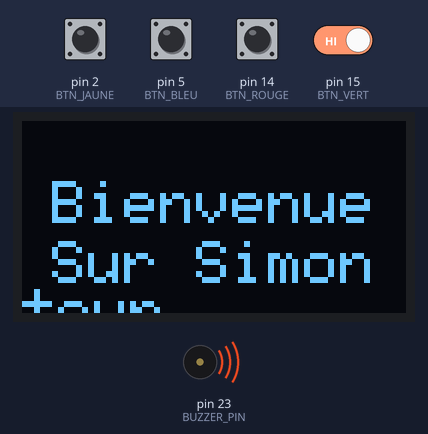
Recording of a sketch running on a simulated Arduino Mega 2560, built with avr-gcc and run on an emulated ATmega2560. Shown: 128×64 one-colour display, buzzer (waves = sounding). Inputs (shaded band) come from the test bench; at power-on: pin 2 (BTN_JAUNE), pin 5 (BTN_BLEU), pin 14 (BTN_ROUGE), pin 15 (BTN_VERT) HIGH. Random numbers use the default seed unless the sketch sets one.

Above: at 2.1 s.
At 4.2 s:
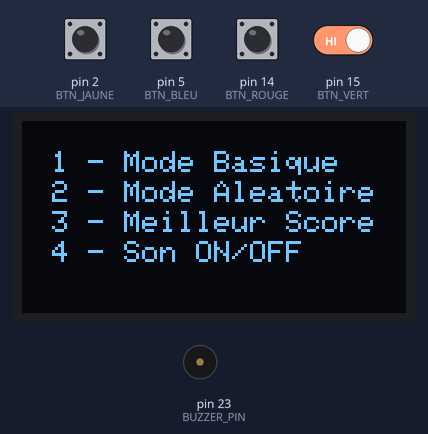
4.3 s: pin 2 (BTN_JAUNE) pulled LOW for 0.15 s
At 6.4 s:
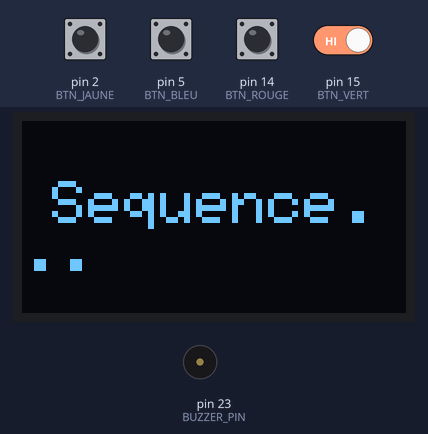
6.5 s: pin 2 (BTN_JAUNE) driven LOW and pin 15 (BTN_VERT) driven LOW
9.5 s: pin 14 (BTN_ROUGE) pulled LOW for 1 s
At 10.21 s:
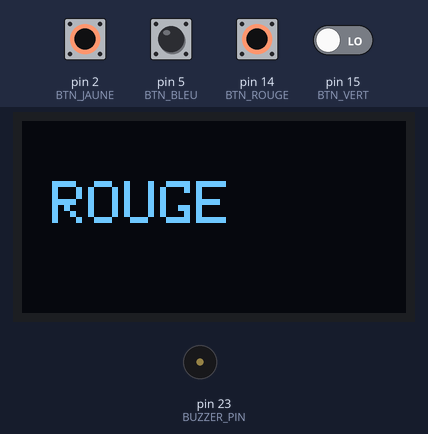
Timing chart, 0 to 12.5 s (numbered marks = the images above; inputs shaded):
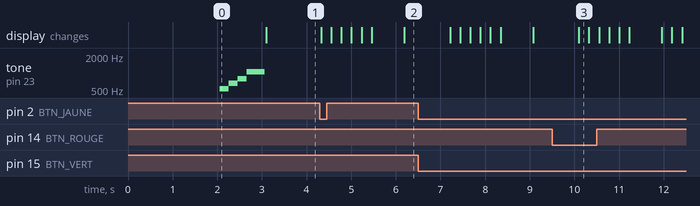

Measured:
- after the input at 4.3 s, the display: first changes at once (image 2 shows a later state)

The sketch:

SimontourV2.ino
```cpp
#include <Wire.h>
#include <Adafruit_GFX.h>
#include <Adafruit_SSD1306.h>

#define SCREEN_WIDTH 128
#define SCREEN_HEIGHT 64
#define OLED_RESET -1
Adafruit_SSD1306 display(SCREEN_WIDTH, SCREEN_HEIGHT, &Wire, OLED_RESET);

#define BTN_ROUGE 14
#define BTN_VERT 15
#define BTN_BLEU 5
#define BTN_JAUNE 2

#define BUZZER_PIN 23

int mode = 0;
int score = 0;
int meilleurScore = 0;
int sequence[100];
int gameIndex = 0;
bool soundEnabled = true;

void jouerSonBienvenue() {
  if (!soundEnabled) return;
  tone(BUZZER_PIN, 523); delay(200);
  tone(BUZZER_PIN, 659); delay(200);
  tone(BUZZER_PIN, 784); delay(200);
  tone(BUZZER_PIN, 1047); delay(400);
  noTone(BUZZER_PIN);
}

void jouerSonGameOver() {
  if (!soundEnabled) return;
  tone(BUZZER_PIN, 500); delay(300);
  tone(BUZZER_PIN, 400); delay(300);
  tone(BUZZER_PIN, 300); delay(300);
  tone(BUZZER_PIN, 200); delay(300);
  tone(BUZZER_PIN, 100); delay(300);
  noTone(BUZZER_PIN);
}

void setup() {
  Serial.begin(115200);
  Wire.begin();
  display.begin(SSD1306_SWITCHCAPVCC, 0x3C);

  pinMode(BTN_ROUGE, INPUT_PULLUP);
  pinMode(BTN_VERT, INPUT_PULLUP);
  pinMode(BTN_BLEU, INPUT_PULLUP);
  pinMode(BTN_JAUNE, INPUT_PULLUP);
  pinMode(BUZZER_PIN, OUTPUT);

  afficherMessage("Bienvenue", "Sur Simontour", 2000);
  jouerSonBienvenue();
  afficherMenu();
}

void afficherMessage(String ligne1, String ligne2, int delai) {
  display.clearDisplay();
  display.setTextSize(2);
  display.setTextColor(WHITE);
  display.setCursor(10, 20);
  display.println(ligne1);
  display.setCursor(10, 40);
  display.println(ligne2);
  display.display();
  delay(delai);
}

void afficherMenu() {
  display.clearDisplay();
  display.setTextSize(1);
  display.setTextColor(WHITE);

  display.setCursor(10, 10);
  display.println("1 - Mode Basique");
  display.setCursor(10, 20);
  display.println("2 - Mode Aleatoire");
  display.setCursor(10, 30);
  display.println("3 - Meilleur Score");
  display.setCursor(10, 40);
  display.println("4 - Son ON/OFF");

  display.display();
}

void afficherSequence(int led) {
  for (int i = 0; i < 3; i++) {
    display.clearDisplay();
    display.setTextSize(2);
    display.setTextColor(WHITE);
    display.setCursor(10, 20);

    switch (led) {
      case 1: display.println("BLEU"); break;
      case 2: display.println("JAUNE"); break;
      case 3: display.println("VERT"); break;
      case 4: display.println("ROUGE"); break;
    }

    display.display();
    delay(200);
    display.clearDisplay();
    display.display();
    delay(200);
  }
}

int detecterBouton() {
  int boutonAppuye = 0;
  while (boutonAppuye == 0) {
    if (digitalRead(BTN_BLEU) == LOW) boutonAppuye = 1;
    if (digitalRead(BTN_JAUNE) == LOW) boutonAppuye = 2;
    if (digitalRead(BTN_VERT) == LOW) boutonAppuye = 3;
    if (digitalRead(BTN_ROUGE) == LOW) boutonAppuye = 4;
  }

  afficherSequence(boutonAppuye);
  delay(500);
  return boutonAppuye;
}

void ajouterNouvelleCouleurBasique() {
  sequence[gameIndex] = random(1, 5);
  gameIndex++;
}

void ajouterNouvelleCouleurAleatoire() {
  for (int i = 0; i < gameIndex + 1; i++) {
    sequence[i] = random(1, 5);
  }
  gameIndex++;
}

void meilleurScoreJeu(int score) {
  if (score > meilleurScore) {
    meilleurScore = score;
  }

  afficherMessage("Meilleur Score", String(meilleurScore), 2000);
}

void lancerJeu(int modeChoisi) {
  mode = modeChoisi;
  gameIndex = 0;
  score = 0;

  while (true) {
    if (mode == 1) {
      ajouterNouvelleCouleurBasique();
    } else {
      ajouterNouvelleCouleurAleatoire();
    }

    afficherMessage("Sequence...", "", 1000);

    for (int i = 0; i < gameIndex; i++) {
      afficherSequence(sequence[i]);
      delay(500);
    }

    afficherMessage("A toi !", "", 1000);

    for (int i = 0; i < gameIndex; i++) {
      int boutonAppuye = 0;
      while (boutonAppuye == 0) {
        boutonAppuye = detecterBouton();
      }
      afficherSequence(boutonAppuye);

      if (boutonAppuye != sequence[i]) {
        jouerSonGameOver();
        afficherMessage("Erreur !", "Score : " + String(score), 2000);
        return afficherMenu();
      }
    }

    score++;
  }
}

void loop() {
  int bouton = detecterBouton();

  if (bouton == 1) {
    lancerJeu(1);
  } else if (bouton == 2) {
    lancerJeu(2);
  } else if (bouton == 3) {
    meilleurScoreJeu(score);
    afficherMenu();
  } else if (bouton == 4) {
    soundEnabled = !soundEnabled;
    afficherMessage("Son:", soundEnabled ? "ON" : "OFF", 1000);
    afficherMenu();
  }
}
```
